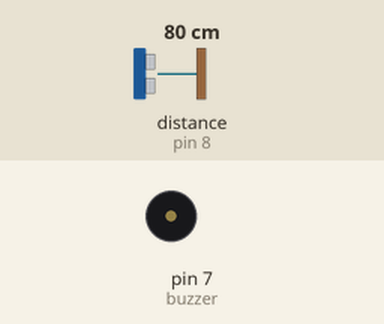
Simulated run of this sketch. Board: Arduino Uno, built with avr-gcc and run on an emulated ATmega328P. On the bench: buzzer (waves = sounding, pin HIGH). Wiring (inferred from the names in the program): ultrasonic range finder: trigger pin 9; echo pin 8. Inputs (shaded band) come from the test bench; at power-on: distance to the obstacle (sensor on pin 8) 80 cm. The echo pulse lasts 58.3 µs per cm; pins used as bus, display or sensor lines are not drawn.

Above: at 1.2 s.
1.3 s: distance to the obstacle (sensor on pin 8) set to 23 cm
2.8 s: distance to the obstacle (sensor on pin 8) set to 18 cm
At 4.0 s:
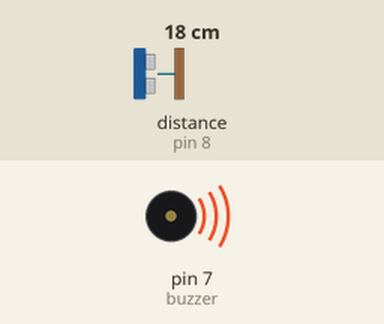
4.3 s: distance to the obstacle (sensor on pin 8) set to 35 cm
At 5.0 s:
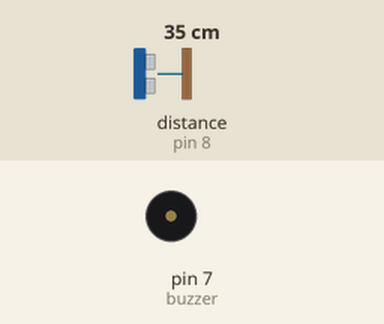
5.8 s: distance to the obstacle (sensor on pin 8) set to 2 cm
At 6.3 s:
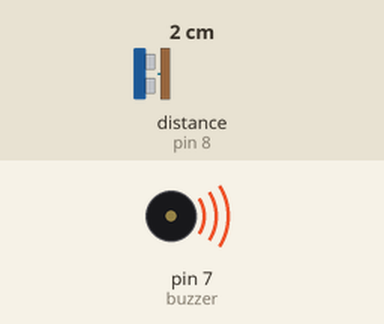
Timing chart, 0 to 8.3 s (numbered marks = the images above; inputs shaded):
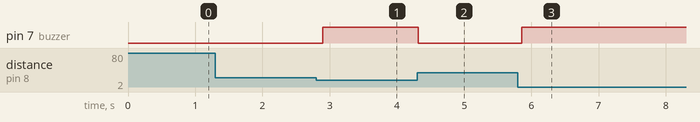

Measured:
- the behaviour switches between 21 and 20 cm on distance to the obstacle (sensor on pin 8) (found by bisection; images 0 and 1)
- after the input at 1.3 s, every drawn part: stays the same
- after the input at 2.8 s, pin 7 (buzzer): LOW → HIGH after 0.10 s
- after the input at 4.3 s, pin 7 (buzzer): HIGH → LOW at once
- after the input at 5.8 s, pin 7 (buzzer): LOW → HIGH after 0.06 s

The sketch:

Project_5.ino
```cpp
#define trigPin 9
#define echoPin 8
#define buzzer 7

void setup() {
  pinMode(trigPin, OUTPUT);
  pinMode(echoPin, INPUT);
  pinMode(buzzer, OUTPUT);
}

void loop() {
  digitalWrite(trigPin, LOW);
  delayMicroseconds(2);

  digitalWrite(trigPin, HIGH);
  delayMicroseconds(10);
  digitalWrite(trigPin, LOW);

  long duration = pulseIn(echoPin, HIGH);
  long distance = duration * 0.034 / 2;

  if (distance < 20) {
    digitalWrite(buzzer, HIGH);
  } else {
    digitalWrite(buzzer, LOW);
  }

  delay(100);
}
```
